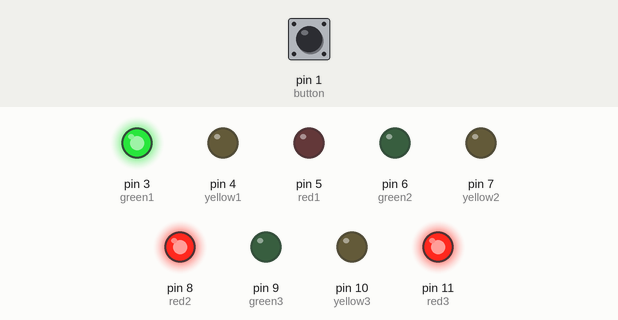
Simulated run of this sketch. Board: Arduino Uno, built with avr-gcc and run on an emulated ATmega328P. Shown: output pins drawn as LEDs (lit = HIGH). Inputs (shaded band) come from the test bench; at power-on: pin 1 (button) LOW.

Above: at 0.1 s.
At 12.1 s:
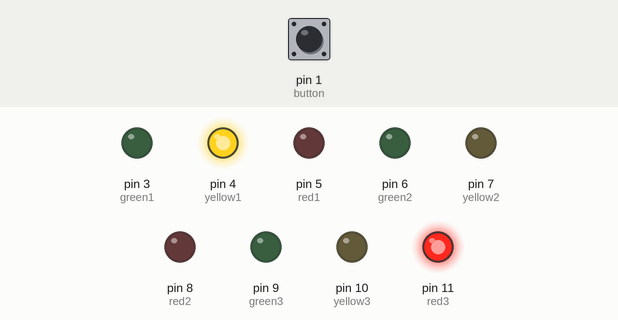
At 23.6 s:
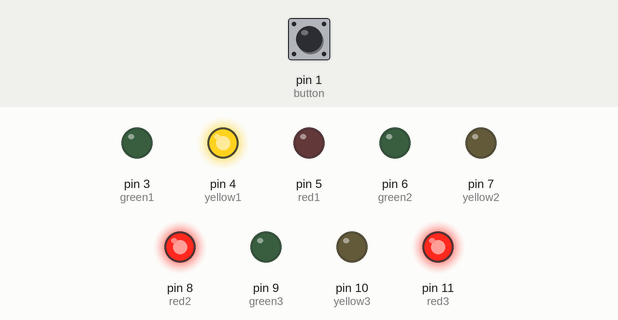
At 30.1 s:
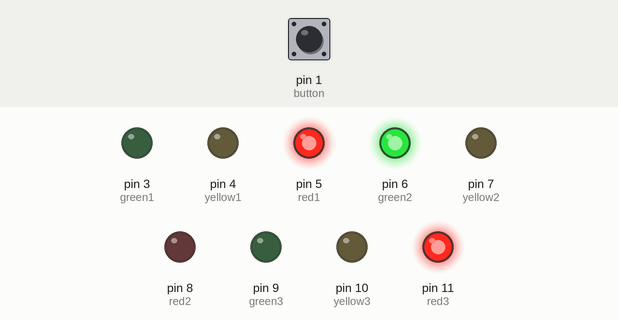
Timing chart, 0 to 31.6 s (numbered marks = the images above):
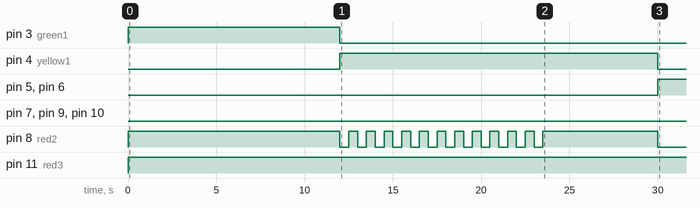

The sketch:

FINALPROJECT.ino
```cpp
//initialising
int green1=3;
int green2=6;
int green3=9;

int yellow1=4;
int yellow2=7;
int yellow3=10;

int red1 =5;
int red2= 8;
int red3=11;

int button = 1;
 //store the read value into state variable (it either LOw/High)
int state= digitalRead(button);

void setup()
 {
  // initialize digital outputS.
    pinMode(red1, OUTPUT);
    pinMode(red2, OUTPUT);
    pinMode(red3, OUTPUT);
    pinMode(yellow1, OUTPUT);
    pinMode(yellow2, OUTPUT);
    pinMode(yellow3, OUTPUT);
    pinMode(green1, OUTPUT);
    pinMode(green2, OUTPUT);
    pinMode(green3, OUTPUT);
    pinMode(button, INPUT);
  }


void loop()
  {
  // All functions are called from here
  if(state==HIGH)
      {
          // If the swittch is pressed run the mos code forever untill the switch is pressed again
          callSOS();
      }

      digitalWrite(red2,HIGH);//Stop East_West traffic
      digitalWrite(red3,HIGH);//Stop North_West traffic
      digitalWrite(red1,HIGH);//Stop North_West traffic
      North_South_traffic();          // The first traffic to move is NS
      East_West_traffic();           //Followed by East_West
      North_West_traffic();          //Then North_West
    }


void  North_South_traffic()
  {
    //for North South traffic
    digitalWrite(red1,LOW); // FINALLY GO TO RED TO STOP THE TRAFFIC
    digitalWrite(green1,HIGH); // sets the LED on
    delay(12000);               //Stay for 5s in the green light
    digitalWrite(green1,LOW); // sets the LED off after 5s

    blinkEastWest();  // Allert East_West TRAFFIC THAT GREEN IS ABOUT TO TURN SAME DELAY AS yELLOW (3S)
    delay(6000); // Stay 3s in yellow
    digitalWrite(yellow1,LOW); // sets the LED off
  }


void  East_West_traffic()
  {
      digitalWrite(red1,HIGH); // TURN RED OFF
      digitalWrite(red2,LOW); // TURM RED OFF
      digitalWrite(green2,HIGH); // sets the LED on
      delay(12000);               //Stay for 5s in the green light
      digitalWrite(green2,LOW); // sets the LED off after 5s

      blinkNorthWest(); // Allert East_West TRAFFIC THAT GREEN IS ABOUT TO TURN SAME DELAY AS yELLOW (3S)
      delay(6000);                // Stay 3s in yellow
      digitalWrite(yellow2,LOW); // sets the LED off
  }


void  North_West_traffic()
  {
      digitalWrite(red2,HIGH); // TURM RED OFF
      digitalWrite(red3,LOW); // TURM RED OFF

      digitalWrite(green3,HIGH); // sets the LED on
      delay(12000);               //Stay for 5s in the green light
      digitalWrite(green3,LOW); // sets the LED off after 5s

      blinkNorthSouth();  // Allert East_West TRAFFIC THAT GREEN IS ABOUT TO TURN SAME DELAY AS yELLOW (3S)
      delay(6000);                // Stay 3s in yellow
      digitalWrite(yellow3,LOW); // sets the LED off
  }


void blinkEastWest()  //By the time you get ou of here 3s will be gone East_West be green
  {
    for (int x=0; x<12; x++)         //RUNS 3 TIMES 0 - 2
    {
    digitalWrite(yellow1,HIGH); // GO TO AMBER FOR 3S
    digitalWrite(red2, LOW);        // sets the LED off
    delay(500);                     // slack with 3ms
    digitalWrite(red2, HIGH);        // sets the LED on
    delay(500);                    // waits for 500ms
    }
  }


void blinkNorthWest()                       //By the time you get ou of here 3s will be gone North_West be green
  {
    for (int x=0; x<12; x++)
    {
    digitalWrite(yellow2,HIGH); // GO TO AMBER FOR 3S
    digitalWrite(red3, LOW);        // sets the LED off
    delay(500);                     // slack with 3ms
    digitalWrite(red3, HIGH);        // sets the LED on
    delay(500);                    // waits for 500ms
    }
  }


void blinkNorthSouth()  //By the time you get ou of here 3s will be gone NS be green
  {
    for (int x=0; x<12; x++)
    {
    digitalWrite(yellow3,HIGH); // GO TO AMBER FOR 3S
    digitalWrite(red1, LOW);        // sets the LED off
    delay(500);                     // slack with 3ms
    digitalWrite(red1, HIGH);        // sets the LED on
    delay(500);                    // waits for 500ms

    }
  }


void callSOS()
  {
  digitalWrite(red1, LOW); // sets the LED off
  digitalWrite(red2, LOW); // sets the LED off
  digitalWrite(red3, LOW); // sets the LED off
  digitalWrite(green1,LOW); // sets the LED off
  digitalWrite(green2,LOW); // sets the LED off
  digitalWrite(green3,LOW); // sets the LED off
  digitalWrite(yellow1,LOW); // sets the LED off
  digitalWrite(yellow2,LOW); // sets the LED off
  digitalWrite(yellow3,LOW); // sets the LED onff

  // 3 dits
  for (int x=0; x<3; x++)
  {
  digitalWrite(red1, HIGH); // sets the LED on
  digitalWrite(red2, HIGH); // sets the LED on
  digitalWrite(red3, HIGH); // sets the LED on
  delay(150);
  // waits for 150ms
  digitalWrite(red1, LOW); // sets the LED off
  digitalWrite(red2, LOW); // sets the LED off
  digitalWrite(red3, LOW); // sets the LED off
  // sets the LED off
  delay(100);
  // waits for 100ms
  }

  // 100ms delay to cause slight gap between letters
  delay(100);
  // 3 dahs
  for (int x=0; x<3; x++)
  {
    digitalWrite(red1, HIGH); // sets the LED on
    digitalWrite(red2, HIGH); // sets the LED on
    digitalWrite(red3, HIGH); // sets the LED on
    delay(400);
    // waits for 400ms
    digitalWrite(red1, LOW); // sets the LED off
    digitalWrite(red2, LOW); // sets the LED off
    digitalWrite(red3, LOW); // sets the LED off
    // sets the LED off
    delay(100);
    // waits for 100ms
    // 100ms delay to cause slight gap between letters
    delay(100);
   }
    // 3 dits again
    for (int x=0; x<3; x++)
    {
    digitalWrite(red1, HIGH); // sets the LED on
    digitalWrite(red2, HIGH); // sets the LED on
    digitalWrite(red3, HIGH); // sets the LED on
    // sets the LED on
    delay(150);
    // waits for 150ms
    digitalWrite(red1, LOW); // sets the LED off
    digitalWrite(red2, LOW); // sets the LED off
    digitalWrite(red3, LOW); // sets the LED off
    // sets the LED off
    delay(100);
    // waits for 100ms
    }
    // wait 0.5 seconds before repeating the SOS signal
    delay(500);
    }
```

Measured:
- by itself, pin 3 (green1): LOW → HIGH at 0.00 s, → LOW 12.0 s later
- by itself, pin 4 (yellow1): LOW → HIGH at 12.0 s, → LOW 18.0 s later
- by itself, pin 5 (red1), pin 6 (green2): LOW → HIGH at 30.0 s
- by itself, pin 8 (red2): goes HIGH 12.0 s, 11 × (LOW 0.50 s, HIGH 0.50 s), LOW 0.50 s, HIGH 6.5 s, then LOW
- by itself, pin 11 (red3): LOW → HIGH at 0.00 s
